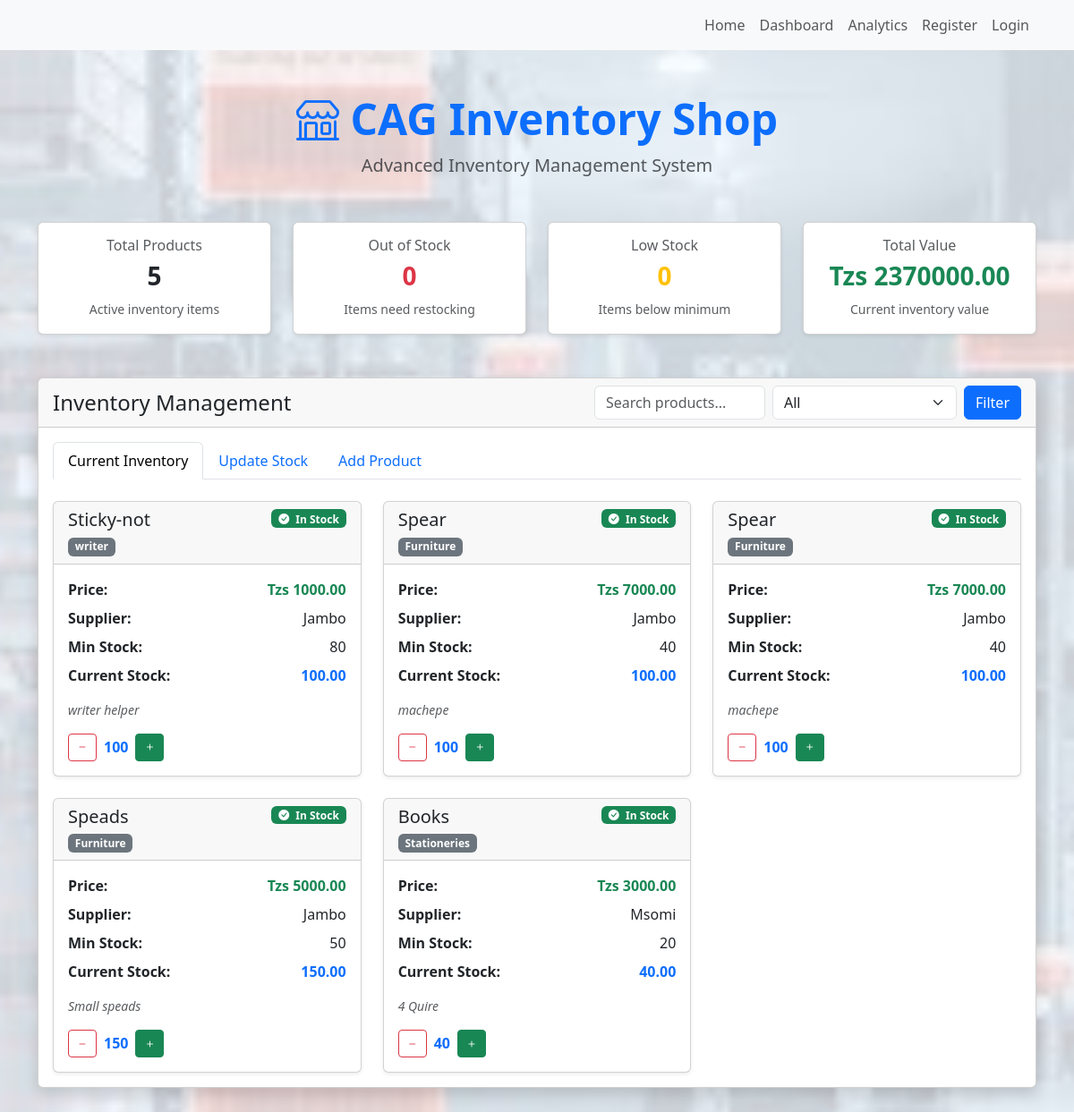
Before: /index/ with the older database file.
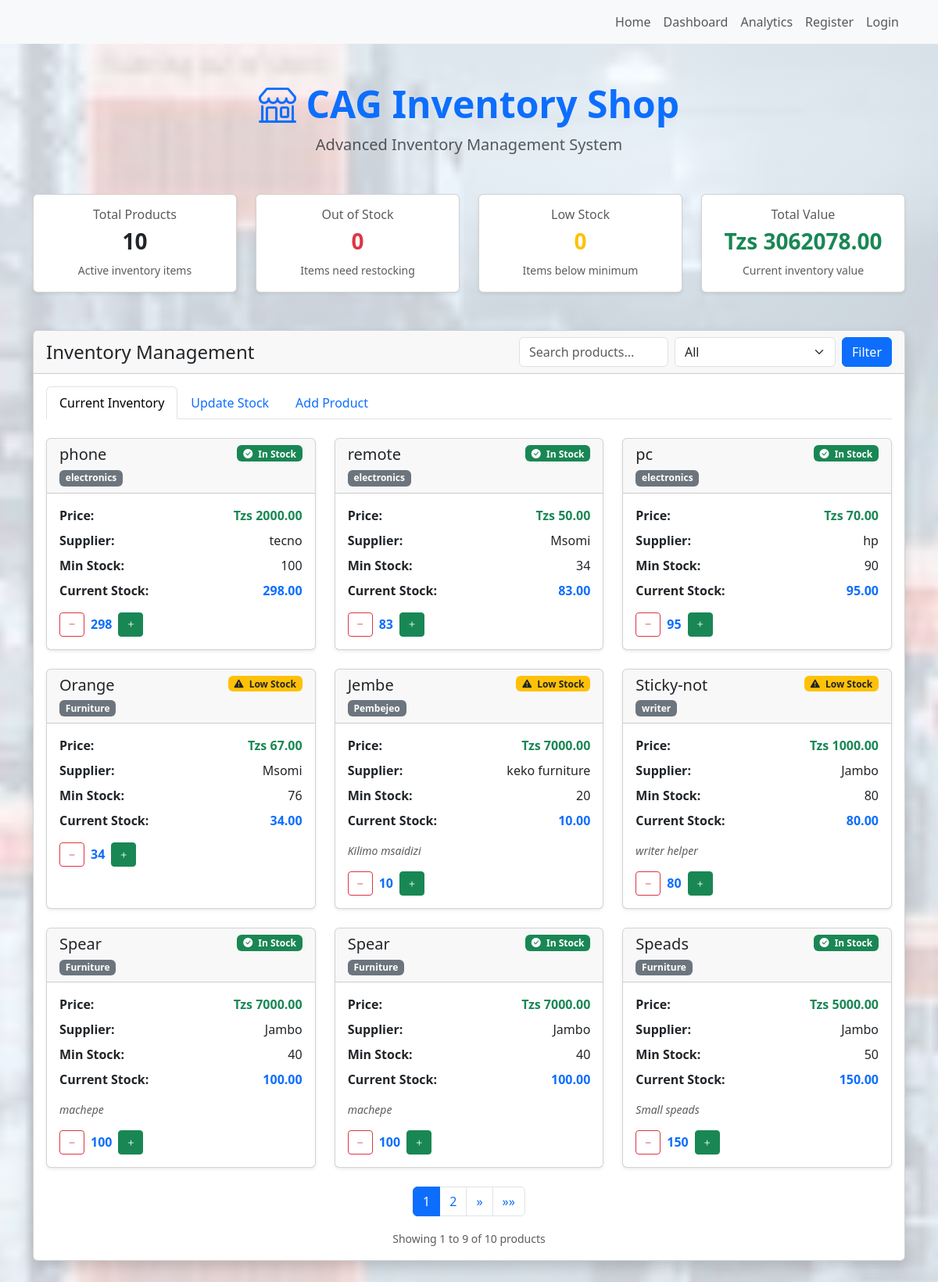
After: the same page with the newer database file.
### cag_inventory/models.py (models this page shows, shortened)
class Product(models.Model):
    name = models.CharField(max_length=100)
    category = models.CharField(max_length=100)
    currentStock = models.IntegerField()
    minStock = models.IntegerField()
    maxStock = models.IntegerField()
    price = models.DecimalField(max_digits=10, decimal_places=2)
    supplier = models.CharField(max_length=100)
    lastUpdated = models.DateTimeField(auto_now=True)
    description = models.TextField(blank=True)

### cag_inventory/views.py (the view)
# urls.py: path('index/',views.index, name='index'),
def index(request):
    products = Product.objects.all().order_by('-id')  # Order by newest first
    categories = ["all"] + list(Product.objects.values_list('category', flat=True).distinct())
    selected_category = request.GET.get('category', 'all')
    search_term = request.GET.get('search', '')
    filtered_products = products.filter(
        name__icontains=search_term
    ) if selected_category == "all" else products.filter(
        name__icontains=search_term,
        category=selected_category
    )
    paginator = Paginator(filtered_products, 9)
    page_number = request.GET.get('page')
    page_obj = paginator.get_page(page_number)
    context = {
        'products': products,
        'filtered_products': page_obj,  # Use paginated products
        'page_obj': page_obj,  # Add page object for pagination controls
        'categories': categories,
        'selected_category': selected_category,
        'search_term': search_term,
        'total_products': products.count(),
        'out_of_stock_count': products.filter(currentStock=0).count(),
        'low_stock_count': products.filter(currentStock__lte=1).count(),  # adjust as needed
        'total_value': sum([p.currentStock * p.price for p in products]),
    }
    return render(request, 'index.html', context)

### templates/index.html (shortened to what this page needs)
{% extends 'base.html' %}
{% load static %}
{% block content %}
<body class="bg-light">
<div class="container py-5">
  <div class="text-center mb-5">
    <h1 class="display-5 fw-bold text-primary">
      <i class="bi bi-shop"></i> CAG Inventory Shop
    </h1>
    <p class="lead text-muted">Advanced Inventory Management System</p>
  </div>
  <div class="row g-4 mb-5">
    <div class="col-md-3">
      <div class="card shadow-sm">
        <div class="card-body text-center">
          <h6 class="text-muted">Total Products</h6>
          <h3 class="fw-bold">{{ total_products }}</h3>
          <small class="text-muted">Active inventory items</small>
        </div>
      </div>
    </div>
    <div class="col-md-3">
      <div class="card shadow-sm">
        <div class="card-body text-center">
          <h6 class="text-muted">Out of Stock</h6>
          <h3 class="fw-bold text-danger">{{ out_of_stock_count }}</h3>
          <small class="text-muted">Items need restocking</small>
        </div>
      </div>
    </div>
    <div class="col-md-3">
      <div class="card shadow-sm">
        <div class="card-body text-center">
          <h6 class="text-muted">Low Stock</h6>
          <h3 class="fw-bold text-warning">{{ low_stock_count }}</h3>
          <small class="text-muted">Items below minimum</small>
        </div>
      </div>
    </div>
    <div class="col-md-3">
      <div class="card shadow-sm">
        <div class="card-body text-center">
          <h6 class="text-muted">Total Value</h6>
          <h3 class="fw-bold text-success">Tzs {{ total_value|floatformat:2 }}</h3>
          <small class="text-muted">Current inventory value</small>
        </div>
      </div>
    </div>
  </div>
  <div class="card shadow">
    <div class="card-header d-flex flex-column flex-md-row justify-content-between align-items-start align-items-md-center">
      <h4 class="mb-3 mb-md-0">Inventory Management</h4>
      <form method="get" class="d-flex flex-column flex-sm-row gap-2">
        <input type="text" name="search" value="{{ search_term }}" class="form-control" placeholder="Search products...">
        <select name="category" class="form-select">
          {% for category in categories %}
            <option value="{{ category }}" {% if category == selected_category %}selected{% endif %}>
              {{ category|title }}
            </option>
          {% endfor %}
        </select>
        <button type="submit" class="btn btn-primary">Filter</button>
      </form>
    </div>
    <div class="card-body">
      <ul class="nav nav-tabs" id="inventoryTabs" role="tablist">
        <li class="nav-item" role="presentation">
          <button class="nav-link active" id="inventory-tab" data-bs-toggle="tab" data-bs-target="#inventory" type="button" role="tab">Current Inventory</button>
        </li>
        <li class="nav-item" role="presentation">
          <button class="nav-link" id="update-tab" data-bs-toggle="tab" data-bs-target="#update" type="button" role="tab">Update Stock</button>
        </li>
        <li class="nav-item" role="presentation">
          <button class="nav-link" id="add-tab" data-bs-toggle="tab" data-bs-target="#add" type="button" role="tab">Add Product</button>
        </li>
      </ul>
      <div class="tab-content pt-4" id="inventoryTabsContent">
        <div class="tab-pane fade show active" id="inventory" role="tabpanel">
          {% include 'product_list.html' %}
        </div>
      </div>
    </div>
  </div>
</div>
</body>
{% endblock %}

### templates/product_list.html (shortened to what the changed rows need)
{% load static %}
<div class="row g-4">
  {% if filtered_products %}
    {% for product in filtered_products %}
      <div class="col-md-6 col-lg-4">
        <div class="card shadow-sm h-100">
          <div class="card-header d-flex justify-content-between align-items-start">
            <div>
              <h5 class="card-title mb-1">{{ product.name }}</h5>
              <span class="badge bg-secondary">{{ product.category }}</span>
            </div>
            {% if product.currentStock == 0 %}
              <span class="badge bg-danger"><i class="bi bi-exclamation-triangle-fill me-1"></i> Out of Stock</span>
            {% elif product.currentStock <= product.minStock %}
              <span class="badge bg-warning text-dark"><i class="bi bi-exclamation-triangle-fill me-1"></i> Low Stock</span>
            {% else %}
              <span class="badge bg-success"><i class="bi bi-check-circle-fill me-1"></i> In Stock</span>
            {% endif %}
          </div>
          <div class="card-body">
            <div class="mb-3">
              <div class="d-flex justify-content-between align-items-center mb-2">
                <span><strong>Price:</strong></span>
                <span class="text-success fw-bold">Tzs {{ product.price|floatformat:2 }}</span>
              </div>
              <div class="d-flex justify-content-between align-items-center mb-2">
                <span><strong>Supplier:</strong></span>
                <span>{{ product.supplier }}</span>
              </div>
              <div class="d-flex justify-content-between align-items-center mb-2">
                <span><strong>Min Stock:</strong></span>
                <span>{{ product.minStock }}</span>
              </div>
              <div class="d-flex justify-content-between align-items-center mb-2">
                <span><strong>Current Stock:</strong></span>
                <span class="text-primary fw-bold">{{ product.currentStock|floatformat:2 }}</span>
              </div>
            </div>
            {% if product.description %}
              <p class="text-muted small fst-italic mb-3">{{ product.description }}</p>
            {% endif %}
            <div class="d-flex gap-2 align-items-center">
              <form method="post" action="{% url 'update-stock' product.id %}" class="stock-update-form d-inline" data-product-id="{{ product.id }}" data-min-stock="{{ product.minStock }}">
                <button type="submit" class="btn btn-sm btn-outline-danger" {% if product.currentStock == 0 %}disabled{% endif %}>
                  <i class="bi bi-dash"></i>
                </button>
              </form>
              <span class="current-stock fw-bold text-primary" id="current-stock-{{ product.id }}">{{ product.currentStock }}</span>
              <form method="post" action="{% url 'update-stock' product.id %}" class="stock-update-form d-inline" data-product-id="{{ product.id }}" data-min-stock="{{ product.minStock }}">
                <button type="submit" class="btn btn-sm btn-success">
                  <i class="bi bi-plus"></i>
                </button>
              </form>
            </div>
          </div>
        </div>
      </div>
    {% endfor %}
  {% else %}
    <div class="text-center py-5">
      <i class="bi bi-box-seam display-4 text-muted"></i>
      <h5 class="mt-3">No products found</h5>
      <p class="text-muted">Try adjusting your search or filters, or add a new product.</p>
    </div>
  {% endif %}
</div>
{% if page_obj.has_other_pages %}
<nav aria-label="Product pagination" class="mt-4">
  <ul class="pagination justify-content-center">
    {% for num in page_obj.paginator.page_range %}
      {% if page_obj.number == num %}
        <li class="page-item active">
          <span class="page-link">{{ num }}</span>
        </li>
      {% elif num > page_obj.number|add:'-3' and num < page_obj.number|add:'3' %}
        <li class="page-item">
          <a class="page-link" href="?page={{ num }}{% if search_term %}&search={{ search_term }}{% endif %}{% if selected_category != 'all' %}&category={{ selected_category }}{% endif %}">{{ num }}</a>
        </li>
      {% endif %}
    {% endfor %}
    {% if page_obj.has_next %}
      <li class="page-item">
        <a class="page-link" href="?page={{ page_obj.next_page_number }}{% if search_term %}&search={{ search_term }}{% endif %}{% if selected_category != 'all' %}&category={{ selected_category }}{% endif %}" aria-label="Next">
          <span aria-hidden="true">&raquo;</span>
        </a>
      </li>
      <li class="page-item">
        <a class="page-link" href="?page={{ page_obj.paginator.num_pages }}{% if search_term %}&search={{ search_term }}{% endif %}{% if selected_category != 'all' %}&category={{ selected_category }}{% endif %}" aria-label="Last">
          <span aria-hidden="true">&raquo;&raquo;</span>
        </a>
      </li>
    {% endif %}
  </ul>
</nav>
<div class="text-center mt-3">
  <small class="text-muted">
    Showing {{ page_obj.start_index }} to {{ page_obj.end_index }} of {{ page_obj.paginator.count }} products
  </small>
</div>
{% endif %}

Changed rows visible on the page:
no longer on this page (row edited): Product: name "Books", category "Stationeries", shows "In Stock", price "3000.00", supplier "Msomi", minStock "20", currentStock "40.00", description "4 Quire", currentStock "40"
added Product: name "phone", category "electronics", shows "In Stock", price "2000.00", supplier "tecno", minStock "100", currentStock "298.00", currentStock "298"
added Product: name "remote", category "electronics", shows "In Stock", price "50.00", supplier "Msomi", minStock "34", currentStock "83.00", currentStock "83"
added Product: name "pc", category "electronics", shows "In Stock", price "70.00", supplier "hp", minStock "90", currentStock "95.00", currentStock "95"
added Product: name "Orange", category "Furniture", shows "Low Stock", price "67.00", supplier "Msomi", minStock "76", currentStock "34.00", currentStock "34"
added Product: name "Jembe", category "Pembejeo", shows "Low Stock", price "7000.00", supplier "keko furniture", minStock "20", currentStock "10.00", description "Kilimo msaidizi", currentStock "10"
changed Product "Sticky-not": currentStock "100.00" → "80.00"; currentStock "100" → "80"; currentStock "In Stock" → "Low Stock"
Other visible differences:
{{ total_products }}: "5" → "10"
{{ total_value|floatformat:2 }}: "2370000.00" → "3062078.00"
{{ page_obj.start_index }}: (not shown) → "1"
{{ page_obj.end_index }}: (not shown) → "9"
{{ page_obj.paginator.count }}: (not shown) → "10"
new list line: "1"
new list line: "2"
text now shown: "» »» Showing to of products"
